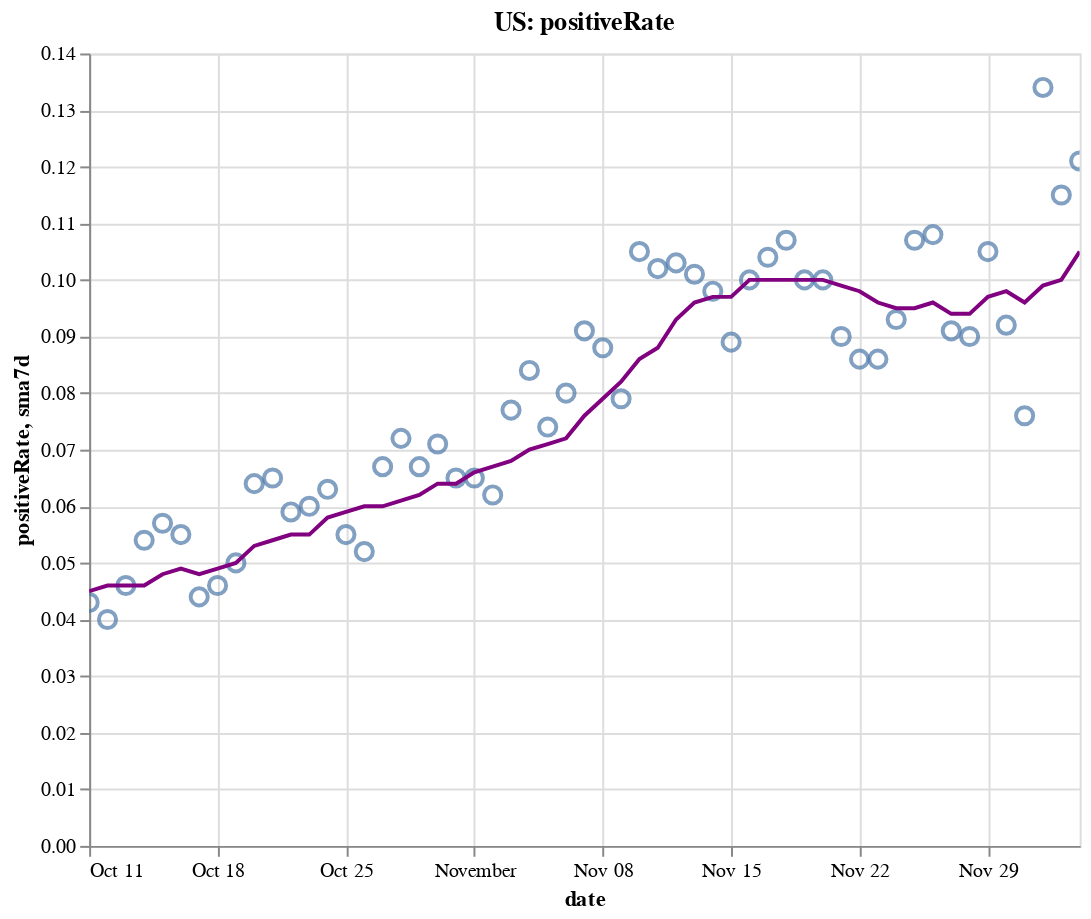

Notebook source saved alongside this figure:
### Code cell
create_plot(us, 'positiveRate')

### Figure 1 — Vega-Lite specification as saved in the notebook (floating-point values rounded to 4 significant figures)
{"config": {"view": {"continuousWidth": 400, "continuousHeight": 300}}, "layer": [{"layer": [{"mark": {"type": "point", "size": 75}, "encoding": {"tooltip": [{"type": "temporal", "field": "date"}, {"type": "quantitative", "field": "positiveRate"}, {"type": "quantitative", "field": "sma7d"}], "x": {"type": "temporal", "field": "date"}, "y": {"type": "quantitative", "field": "positiveRate"}}, "selection": {"selector004": {"type": "interval", "bind": "scales", "encodings": ["x", "y"]}}}, {"mark": {"type": "line", "color": "purple"}, "encoding": {"x": {"type": "temporal", "field": "date"}, "y": {"type": "quantitative", "field": "sma7d"}}}]}, {"mark": {"type": "rule", "color": "#aaa"}, "encoding": {"x": {"type": "temporal", "field": "date"}}, "transform": [{"filter": {"selection": "selector003"}}]}, {"mark": "circle", "encoding": {"opacity": {"condition": {"value": 1, "selection": "selector003"}, "value": 0}, "tooltip": [{"type": "temporal", "field": "date"}, {"type": "quantitative", "field": "positiveRate"}, {"type": "quantitative", "field": "sma7d"}], "x": {"type": "temporal", "field": "date"}, "y": {"type": "quantitative", "field": "positiveRate"}}, "selection": {"selector003": {"type": "single", "encodings": ["x"], "on": "mouseover", "nearest": true, "empty": "none"}}}, {"mark": {"type": "text", "align": "left", "dx": 5, "dy": -5, "stroke": "white", "strokeWidth": 2}, "encoding": {"text": {"type": "quantitative", "field": "positiveRate"}, "tooltip": [{"type": "temporal", "field": "date"}, {"type": "quantitative", "field": "positiveRate"}, {"type": "quantitative", "field": "sma7d"}], "x": {"type": "temporal", "field": "date"}, "y": {"type": "quantitative", "field": "positiveRate"}}, "transform": [{"filter": {"selection": "selector003"}}]}, {"mark": {"type": "text", "align": "left", "dx": 5, "dy": -5}, "encoding": {"text": {"type": "quantitative", "field": "positiveRate"}, "tooltip": [{"type": "temporal", "field": "date"}, {"type": "quantitative", "field": "positiveRate"}, {"type": "quantitative", "field": "sma7d"}], "x": {"type": "temporal", "field": "date"}, "y": {"type": "quantitative", "field": "positiveRate"}}, "transform": [{"filter": {"selection": "selector003"}}]}], "data": {"name": "data-95e64ef7ece5422fd4e6fcd4b4e1214c"}, "height": 400, "title": "US: positiveRate", "width": 500, "$schema": "https://vega.github.io/schema/vega-lite/v4.8.1.json", "datasets": {"data-95e64ef7ece5422fd4e6fcd4b4e1214c": [{"date": "2020-10-11T00:00:00", "totalTestResultsIncrease": 1078000.0, "positiveIncrease": 46270.0, "death": 206700.0, "deathIncrease": 468.0, "positiveRate": 0.043, "state": "US", "sma7d": 0.045}, {"date": "2020-10-12T00:00:00", "totalTestResultsIncrease": 1060000.0, "positiveIncrease": 42640.0, "death": 207000.0, "deathIncrease": 282.0, "positiveRate": 0.04, "state": "US", "sma7d": 0.046}, {"date": "2020-10-13T00:00:00", "totalTestResultsIncrease": 1052000.0, "positiveIncrease": 48590.0, "death": 207700.0, "deathIncrease": 698.0, "positiveRate": 0.046, "state": "US", "sma7d": 0.046}, {"date": "2020-10-14T00:00:00", "totalTestResultsIncrease": 1045000.0, "positiveIncrease": 56120.0, "death": 208500.0, "deathIncrease": 807.0, "positiveRate": 0.054, "state": "US", "sma7d": 0.046}, {"date": "2020-10-15T00:00:00", "totalTestResultsIncrease": 1109000.0, "positiveIncrease": 63390.0, "death": 209400.0, "deathIncrease": 930.0, "positiveRate": 0.057, "state": "US", "sma7d": 0.048}, {"date": "2020-10-16T00:00:00", "totalTestResultsIncrease": 1231000.0, "positiveIncrease": 68250.0, "death": 210300.0, "deathIncrease": 897.0, "positiveRate": 0.055, "state": "US", "sma7d": 0.049}, {"date": "2020-10-17T00:00:00", "totalTestResultsIncrease": 1299000.0, "positiveIncrease": 57330.0, "death": 211100.0, "deathIncrease": 773.0, "positiveRate": 0.044, "state": "US", "sma7d": 0.048}, {"date": "2020-10-18T00:00:00", "totalTestResultsIncrease": 1052000.0, "positiveIncrease": 48280.0, "death": 211500.0, "deathIncrease": 402.0, "positiveRate": 0.046, "state": "US", "sma7d": 0.049}, {"date": "2020-10-19T00:00:00", "totalTestResultsIncrease": 1135000.0, "positiveIncrease": 57110.0, "death": 212000.0, "deathIncrease": 456.0, "positiveRate": 0.05, "state": "US", "sma7d": 0.05}, {"date": "2020-10-20T00:00:00", "totalTestResultsIncrease": 952700.0, "positiveIncrease": 60550.0, "death": 212800.0, "deathIncrease": 837.0, "positiveRate": 0.064, "state": "US", "sma7d": 0.053}, {"date": "2020-10-21T00:00:00", "totalTestResultsIncrease": 941800.0, "positiveIncrease": 60960.0, "death": 213800.0, "deathIncrease": 1019.0, "positiveRate": 0.065, "state": "US", "sma7d": 0.054}, {"date": "2020-10-22T00:00:00", "totalTestResultsIncrease": 1230000.0, "positiveIncrease": 72840.0, "death": 214900.0, "deathIncrease": 1126.0, "positiveRate": 0.059, "state": "US", "sma7d": 0.055}, {"date": "2020-10-23T00:00:00", "totalTestResultsIncrease": 1383000.0, "positiveIncrease": 82330.0, "death": 215900.0, "deathIncrease": 934.0, "positiveRate": 0.06, "state": "US", "sma7d": 0.055}, {"date": "2020-10-24T00:00:00", "totalTestResultsIncrease": 1323000.0, "positiveIncrease": 83290.0, "death": 216800.0, "deathIncrease": 890.0, "positiveRate": 0.063, "state": "US", "sma7d": 0.058}, {"date": "2020-10-25T00:00:00", "totalTestResultsIncrease": 1188000.0, "positiveIncrease": 64890.0, "death": 217100.0, "deathIncrease": 382.0, "positiveRate": 0.055, "state": "US", "sma7d": 0.059}, {"date": "2020-10-26T00:00:00", "totalTestResultsIncrease": 1211000.0, "positiveIncrease": 62520.0, "death": 217500.0, "deathIncrease": 402.0, "positiveRate": 0.052, "state": "US", "sma7d": 0.06}, {"date": "2020-10-27T00:00:00", "totalTestResultsIncrease": 1071000.0, "positiveIncrease": 72080.0, "death": 218500.0, "deathIncrease": 919.0, "positiveRate": 0.067, "state": "US", "sma7d": 0.06}, {"date": "2020-10-28T00:00:00", "totalTestResultsIncrease": 1096000.0, "positiveIncrease": 78750.0, "death": 219500.0, "deathIncrease": 1044.0, "positiveRate": 0.072, "state": "US", "sma7d": 0.061}, {"date": "2020-10-29T00:00:00", "totalTestResultsIncrease": 1333000.0, "positiveIncrease": 88720.0, "death": 220500.0, "deathIncrease": 1037.0, "positiveRate": 0.067, "state": "US", "sma7d": 0.062}, {"date": "2020-10-30T00:00:00", "totalTestResultsIncrease": 1364000.0, "positiveIncrease": 97240.0, "death": 221500.0, "deathIncrease": 947.0, "positiveRate": 0.071, "state": "US", "sma7d": 0.064}, {"date": "2020-10-31T00:00:00", "totalTestResultsIncrease": 1390000.0, "positiveIncrease": 90580.0, "death": 222500.0, "deathIncrease": 963.0, "positiveRate": 0.065, "state": "US", "sma7d": 0.064}, {"date": "2020-11-01T00:00:00", "totalTestResultsIncrease": 1128000.0, "positiveIncrease": 73850.0, "death": 222900.0, "deathIncrease": 395.0, "positiveRate": 0.065, "state": "US", "sma7d": 0.066}, {"date": "2020-11-02T00:00:00", "totalTestResultsIncrease": 1327000.0, "positiveIncrease": 82050.0, "death": 223300.0, "deathIncrease": 491.0, "positiveRate": 0.062, "state": "US", "sma7d": 0.067}, {"date": "2020-11-03T00:00:00", "totalTestResultsIncrease": 1129000.0, "positiveIncrease": 86670.0, "death": 224900.0, "deathIncrease": 1514.0, "positiveRate": 0.077, "state": "US", "sma7d": 0.068}, {"date": "2020-11-04T00:00:00", "totalTestResultsIncrease": 1223000.0, "positiveIncrease": 103300.0, "death": 226000.0, "deathIncrease": 1117.0, "positiveRate": 0.084, "state": "US", "sma7d": 0.07}, {"date": "2020-11-05T00:00:00", "totalTestResultsIncrease": 1567000.0, "positiveIncrease": 116400.0, "death": 227100.0, "deathIncrease": 1146.0, "positiveRate": 0.074, "state": "US", "sma7d": 0.071}, {"date": "2020-11-06T00:00:00", "totalTestResultsIncrease": 1564000.0, "positiveIncrease": 125800.0, "death": 228300.0, "deathIncrease": 1173.0, "positiveRate": 0.08, "state": "US", "sma7d": 0.072}, {"date": "2020-11-07T00:00:00", "totalTestResultsIncrease": 1413000.0, "positiveIncrease": 129200.0, "death": 229400.0, "deathIncrease": 1119.0, "positiveRate": 0.091, "state": "US", "sma7d": 0.076}, {"date": "2020-11-08T00:00:00", "totalTestResultsIncrease": 1252000.0, "positiveIncrease": 110300.0, "death": 229900.0, "deathIncrease": 496.0, "positiveRate": 0.088, "state": "US", "sma7d": 0.079}, {"date": "2020-11-09T00:00:00", "totalTestResultsIncrease": 1516000.0, "positiveIncrease": 119400.0, "death": 230500.0, "deathIncrease": 577.0, "positiveRate": 0.079, "state": "US", "sma7d": 0.082}, {"date": "2020-11-10T00:00:00", "totalTestResultsIncrease": 1252000.0, "positiveIncrease": 131200.0, "death": 231800.0, "deathIncrease": 1360.0, "positiveRate": 0.105, "state": "US", "sma7d": 0.086}, {"date": "2020-11-11T00:00:00", "totalTestResultsIncrease": 1418000.0, "positiveIncrease": 144800.0, "death": 233400.0, "deathIncrease": 1563.0, "positiveRate": 0.102, "state": "US", "sma7d": 0.088}, {"date": "2020-11-12T00:00:00", "totalTestResultsIncrease": 1476000.0, "positiveIncrease": 152000.0, "death": 234500.0, "deathIncrease": 1119.0, "positiveRate": 0.103, "state": "US", "sma7d": 0.093}, {"date": "2020-11-13T00:00:00", "totalTestResultsIncrease": 1698000.0, "positiveIncrease": 172100.0, "death": 235800.0, "deathIncrease": 1268.0, "positiveRate": 0.101, "state": "US", "sma7d": 0.096}, {"date": "2020-11-14T00:00:00", "totalTestResultsIncrease": 1662000.0, "positiveIncrease": 163500.0, "death": 237100.0, "deathIncrease": 1331.0, "positiveRate": 0.098, "state": "US", "sma7d": 0.097}, {"date": "2020-11-15T00:00:00", "totalTestResultsIncrease": 1615000.0, "positiveIncrease": 144400.0, "death": 237800.0, "deathIncrease": 687.0, "positiveRate": 0.089, "state": "US", "sma7d": 0.097}, {"date": "2020-11-16T00:00:00", "totalTestResultsIncrease": 1487000.0, "positiveIncrease": 148900.0, "death": 238400.0, "deathIncrease": 619.0, "positiveRate": 0.1, "state": "US", "sma7d": 0.1}, {"date": "2020-11-17T00:00:00", "totalTestResultsIncrease": 1512000.0, "positiveIncrease": 156700.0, "death": 240000.0, "deathIncrease": 1555.0, "positiveRate": 0.104, "state": "US", "sma7d": 0.1}, {"date": "2020-11-18T00:00:00", "totalTestResultsIncrease": 1539000.0, "positiveIncrease": 164000.0, "death": 241900.0, "deathIncrease": 1864.0, "positiveRate": 0.107, "state": "US", "sma7d": 0.1}, {"date": "2020-11-19T00:00:00", "totalTestResultsIncrease": 1821000.0, "positiveIncrease": 182800.0, "death": 243800.0, "deathIncrease": 1967.0, "positiveRate": 0.1, "state": "US", "sma7d": 0.1}, {"date": "2020-11-20T00:00:00", "totalTestResultsIncrease": 1919000.0, "positiveIncrease": 192800.0, "death": 245700.0, "deathIncrease": 1884.0, "positiveRate": 0.1, "state": "US", "sma7d": 0.1}, {"date": "2020-11-21T00:00:00", "totalTestResultsIncrease": 2004000.0, "positiveIncrease": 179700.0, "death": 247200.0, "deathIncrease": 1512.0, "positiveRate": 0.09, "state": "US", "sma7d": 0.099}, {"date": "2020-11-22T00:00:00", "totalTestResultsIncrease": 1744000.0, "positiveIncrease": 150800.0, "death": 248100.0, "deathIncrease": 898.0, "positiveRate": 0.086, "state": "US", "sma7d": 0.098}, {"date": "2020-11-23T00:00:00", "totalTestResultsIncrease": 1759000.0, "positiveIncrease": 151000.0, "death": 249100.0, "deathIncrease": 955.0, "positiveRate": 0.086, "state": "US", "sma7d": 0.096}, {"date": "2020-11-24T00:00:00", "totalTestResultsIncrease": 1790000.0, "positiveIncrease": 167000.0, "death": 251100.0, "deathIncrease": 2066.0, "positiveRate": 0.093, "state": "US", "sma7d": 0.095}, {"date": "2020-11-25T00:00:00", "totalTestResultsIncrease": 1721000.0, "positiveIncrease": 183600.0, "death": 253400.0, "deathIncrease": 2289.0, "positiveRate": 0.107, "state": "US", "sma7d": 0.095}, {"date": "2020-11-26T00:00:00", "totalTestResultsIncrease": 1170000.0, "positiveIncrease": 126300.0, "death": 254800.0, "deathIncrease": 1336.0, "positiveRate": 0.108, "state": "US", "sma7d": 0.096}, {"date": "2020-11-27T00:00:00", "totalTestResultsIncrease": 2126000.0, "positiveIncrease": 193700.0, "death": 256100.0, "deathIncrease": 1372.0, "positiveRate": 0.091, "state": "US", "sma7d": 0.094}, {"date": "2020-11-28T00:00:00", "totalTestResultsIncrease": 1710000.0, "positiveIncrease": 154500.0, "death": 257400.0, "deathIncrease": 1245.0, "positiveRate": 0.09, "state": "US", "sma7d": 0.094}, {"date": "2020-11-29T00:00:00", "totalTestResultsIncrease": 1290000.0, "positiveIncrease": 135200.0, "death": 258200.0, "deathIncrease": 803.0, "positiveRate": 0.105, "state": "US", "sma7d": 0.097}, {"date": "2020-11-30T00:00:00", "totalTestResultsIncrease": 1603000.0, "positiveIncrease": 147600.0, "death": 259300.0, "deathIncrease": 1136.0, "positiveRate": 0.092, "state": "US", "sma7d": 0.098}, {"date": "2020-12-01T00:00:00", "totalTestResultsIncrease": 2341000.0, "positiveIncrease": 176800.0, "death": 261800.0, "deathIncrease": 2473.0, "positiveRate": 0.076, "state": "US", "sma7d": 0.096}, {"date": "2020-12-02T00:00:00", "totalTestResultsIncrease": 1459000.0, "positiveIncrease": 195800.0, "death": 264500.0, "deathIncrease": 2733.0, "positiveRate": 0.134, "state": "US", "sma7d": 0.099}, {"date": "2020-12-03T00:00:00", "totalTestResultsIncrease": 1828000.0, "positiveIncrease": 210200.0, "death": 267200.0, "deathIncrease": 2706.0, "positiveRate": 0.115, "state": "US", "sma7d": 0.1}, {"date": "2020-12-04T00:00:00", "totalTestResultsIncrease": 1845000.0, "positiveIncrease": 224100.0, "death": 269600.0, "deathIncrease": 2551.0, "positiveRate": 0.121, "state": "US", "sma7d": 0.105}]}}
